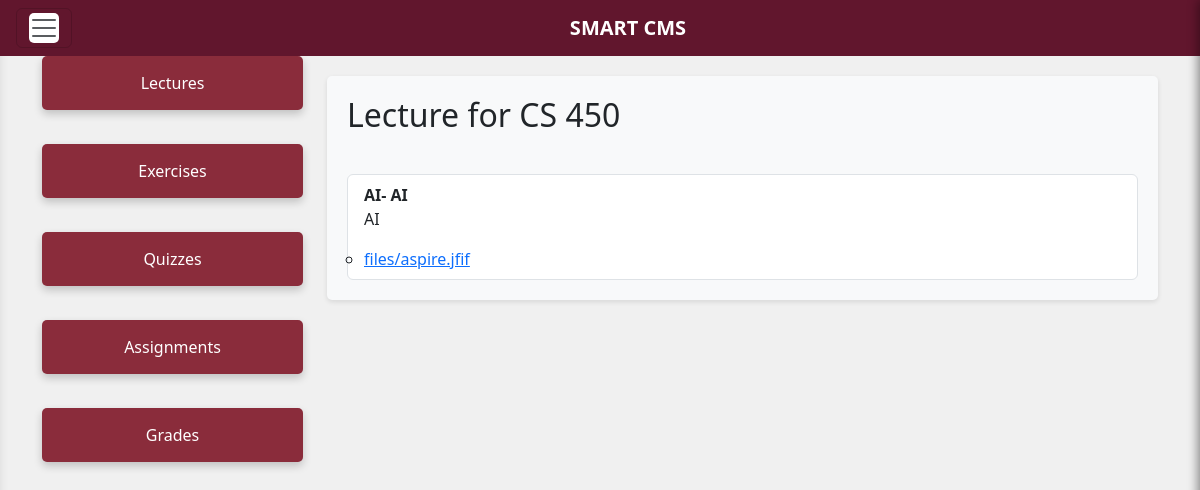
The app's page /student/courses/3/ (signed in) with its own data.
### instructor/models.py (models this page shows, shortened)
class ClassShell(models.Model):
    user = models.ForeignKey(settings.AUTH_USER_MODEL, on_delete=models.CASCADE)
    students_with_access = models.ManyToManyField(get_user_model(), blank=True, related_name="accessible_classes")
    course_name = models.CharField(max_length=100)
    section_number = models.IntegerField()
    semester = models.CharField(max_length=50)
    year = models.IntegerField()

class BaseContent(models.Model):
    user = models.ForeignKey(settings.AUTH_USER_MODEL, on_delete=models.CASCADE)
    class_shell = models.ForeignKey(ClassShell, on_delete=models.CASCADE)
    text = models.TextField()
    title = models.CharField(max_length=200)
    class Meta:
        abstract = True

class Course(BaseContent):
    user = models.ForeignKey(settings.AUTH_USER_MODEL, on_delete=models.CASCADE, related_name='courses')

class BaseFile(models.Model):
    user = models.ForeignKey(settings.AUTH_USER_MODEL, on_delete=models.CASCADE)
    class_shell = models.ForeignKey(ClassShell, on_delete=models.CASCADE)
    file = models.FileField(upload_to='files/')
    class Meta:
        abstract = True

class CourseFile(BaseFile):
    course = models.ForeignKey(Course, on_delete=models.CASCADE, related_name='course_files')

### student/views.py (the view, shortened to what this page needs)
# urls.py: path('courses/<int:class_shell_id>/', go_to_course_student.as_view(), name='go_to_course'),
class go_to_course_student(View):
    def get(self, request, class_shell_id):
        class_shell = get_object_or_404(ClassShell, id=class_shell_id)
        if request.user not in class_shell.students_with_access.all():
            return redirect('no_access')
        lectures = Course.objects.filter(class_shell=class_shell)
        files = CourseFile.objects.filter(class_shell=class_shell)
        quizzes = Quiz.objects.filter(class_shell=class_shell)
        exercises = Exercise.objects.filter(class_shell=class_shell)
        assignments = Assignment.objects.filter(class_shell=class_shell)
        now = timezone.now()
        submitted_assignments = AssignmentSubmission.objects.filter(student=request.user).values_list('assignment', 'submission_text', 'submission_file', 'grade')
        submitted_assignments_info = [
            {'assignment_id': submission[0], 'submission_text': submission[1], 'submission_file': submission[2], 'grade': submission[3], 'total_marks': Assignment.objects.get(id=submission[0]).total_marks }
            for submission in submitted_assignments
        ]
        submitted_assignment_ids = set(
            AssignmentSubmission.objects.filter(student=request.user)
            .values_list('assignment', flat=True)
        )
        submitted_quizzes = QuizAttempt.objects.filter(student=request.user, quiz__class_shell=class_shell)
        submitted_quizzes_info = [
            {'quiz_id': quiz_attempt.quiz.id, 'score': quiz_attempt.score, 'total_marks': quiz_attempt.total_marks}
            for quiz_attempt in submitted_quizzes
        ]
        print(submitted_quizzes_info)
        submitted_quiz_ids = set(
            submitted_quizzes.values_list('quiz', flat=True)
        )
        submitted_exercises = ExerciseAttempt.objects.filter(student=request.user, exercise__class_shell=class_shell)
        submitted_exercises_info = [
            {'exercise_id': exercise_attempt.exercise.id, 'score': exercise_attempt.score, 'total_marks': exercise_attempt.total_marks}
            for exercise_attempt in submitted_exercises
        ]
        submitted_exercise_ids = set(
            submitted_exercises.values_list('exercise', flat=True)
        )
        return render(request, 'go_to_course_student.html', {
            'class_shell': class_shell,
            'lectures': lectures,
            'quizzes': quizzes,
            'assignments': assignments,
            'exercises': exercises,
            'files': files,
            'submitted_assignments_info': submitted_assignments_info,
            'submitted_assignment_ids': submitted_assignment_ids,
            'submitted_quizzes_info': submitted_quizzes_info,
            'submitted_quiz_ids': submitted_quiz_ids,
            'submitted_exercises_info': submitted_exercises_info,
            'submitted_exercise_ids': submitted_exercise_ids,
            'now':now,
        })

### student/templates/go_to_course_student.html (shortened to what this page needs)
{% extends "home.html" %}
{% block content %}
    <div class="row">
        <div class="col-md-3">
            <div class="d-grid gap-4">
                <button class="custom-button" onclick="loadContent('lecture')">Lectures</button>
                <button class="custom-button" onclick="loadContent('exercise')">Exercises</button>
                <button class="custom-button" onclick="loadContent('quiz')">Quizzes</button>
                <button class="custom-button" onclick="loadContent('assignment')">Assignments</button>
                <button class="custom-button" onclick="loadContent('grade')">Grades</button>
            </div>
        </div>
        <div class="col-md-9" style="padding-top: 20px;">
            <div id="lecture-content" class="content-section" style="display: none;">
                {% include 'view_lecture.html' %}
            </div>
        </div>
    </div>
{% endblock %}

### student/templates/view_lecture.html
<h2>Lecture for {{ class_shell.course_name }}</h2>
<ul class="list-group mt-3">
    {% for lecture in lectures %}
        <li class="list-group-item mt-4">
            <strong>{{ lecture.title }}</strong>
            <p>{{ lecture.text }}</p>
            <ul class="list-group mt-3">
                {% for file in files %}
                    {% if file.course.id == lecture.id %}
                        <li><a href="{{ file.file.url }}" target="_blank">{{ file.file.name }}</a></li>
                    {% endif %}
                {% endfor %}
            </ul>
        </li>
    {% empty %}
        <li class="list-group-item">No lecture content available.</li>
    {% endfor %}
</ul>

### templates/home.html (style rules this page uses)
body { background-color: #f0f0f0; box-shadow: inset 0 0 10px rgba(0, 0, 0, 0.1); min-height: 100vh; }

### student/templates/go_to_course_student.html (style rules this page uses)
.custom-button { background-color: #8A2C3B; color: white; transition: background-color 0.3s ease, transform 0.3s ease, box-shadow 0.3s ease; border: none; border-radius: 5px; padding: 15px 20px; margin-bottom: 10px; box-shadow: 0 4px 8px rgba(0, 0, 0, 0.2); width: 100%; font-size: 16px; }
.content-section { padding: 20px; background-color: #f8f9fa; border-radius: 5px; box-shadow: 0 2px 5px rgba(0, 0, 0, 0.1); }

### records on screen
ClassShell: course_name "CS 450"
Course: title "AI- AI", text "AI"
CourseFile: file.name "files/aspire.jfif"
